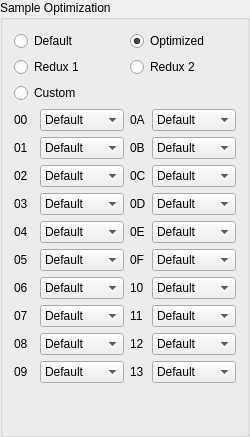
             <widget class="QGroupBox" name="sample_optimization_box">
              <property name="title">
               <string>Sample Optimization</string>
              </property>
              <layout class="QGridLayout" name="gridLayout_26">
               <item row="9" column="2">
                <widget class="QLabel" name="sample_opt_10_label">
                 <property name="toolTip">
                  <string>Default [2277B]
Optimized [1080B]
Saves 1197B</string>
                 </property>
                 <property name="text">
                  <string>10</string>
                 </property>
                </widget>
               </item>
               <item row="7" column="2">
                <widget class="QLabel" name="sample_opt_0e_label">
                 <property name="toolTip">
                  <string>Default [2700B]
Optimized [1431B]
Saves 1269B</string>
                 </property>
                 <property name="text">
                  <string>0E</string>
                 </property>
                </widget>
               </item>
               <item row="4" column="2">
                <widget class="QLabel" name="sample_opt_0b_label">
                 <property name="toolTip">
                  <string>Default [1692B]
Optimized [873B]
Saves 819B</string>
                 </property>
                 <property name="text">
                  <string>0B</string>
                 </property>
                </widget>
               </item>
               <item row="5" column="0">
                <widget class="QLabel" name="sample_opt_02_label">
                 <property name="toolTip">
                  <string>Default [261B]
Optimized [135B]
Saves 126B</string>
                 </property>
                 <property name="text">
                  <string>02</string>
                 </property>
                </widget>
               </item>
               <item row="3" column="2">
                <widget class="QLabel" name="sample_opt_0a_label">
                 <property name="toolTip">
                  <string>Default [4734B]
Optimized [1179B]
Saves 3555B</string>
                 </property>
                 <property name="text">
                  <string>0A</string>
                 </property>
                </widget>
               </item>
               <item row="6" column="3">
                <widget class="QComboBox" name="sample_opt_0d">
                 <property name="toolTip">
                  <string>Default [729B]
Optimized [387B]
Saves 342B</string>
                 </property>
                 <item>
                  <property name="text">
                   <string>Default</string>
                  </property>
                 </item>
                 <item>
                  <property name="text">
                   <string>Optimized</string>
                  </property>
                 </item>
                 <item>
                  <property name="text">
                   <string>Omit</string>
                  </property>
                 </item>
                </widget>
               </item>
               <item row="6" column="1">
                <widget class="QComboBox" name="sample_opt_03">
                 <property name="toolTip">
                  <string>Default [324B]
Optimized [180B]
Saves 144B</string>
                 </property>
                 <item>
                  <property name="text">
                   <string>Default</string>
                  </property>
                 </item>
                 <item>
                  <property name="text">
                   <string>Optimized</string>
                  </property>
                 </item>
                 <item>
                  <property name="text">
                   <string>Omit</string>
                  </property>
                 </item>
                </widget>
               </item>
               <item row="8" column="1">
                <widget class="QComboBox" name="sample_opt_05">
                 <property name="toolTip">
                  <string>Default [567B]
Optimized [279B]
Saves 288B</string>
                 </property>
                 <item>
                  <property name="text">
                   <string>Default</string>
                  </property>
                 </item>
                 <item>
                  <property name="text">
                   <string>Optimized</string>
                  </property>
                 </item>
                 <item>
                  <property name="text">
                   <string>Omit</string>
                  </property>
                 </item>
                </widget>
               </item>
               <item row="12" column="0">
                <widget class="QLabel" name="sample_opt_09_label">
                 <property name="toolTip">
                  <string>Default [3141B]
Optimized [1953B]
Saves 1188B</string>
                 </property>
                 <property name="text">
                  <string>09</string>
                 </property>
                </widget>
               </item>
               <item row="5" column="3">
                <widget class="QComboBox" name="sample_opt_0c">
                 <property name="toolTip">
                  <string>Default [63B]
Optimized [36B]
Saves 27B</string>
                 </property>
                 <item>
                  <property name="text">
                   <string>Default</string>
                  </property>
                 </item>
                 <item>
                  <property name="text">
                   <string>Optimized</string>
                  </property>
                 </item>
                 <item>
                  <property name="text">
                   <string>Omit</string>
                  </property>
                 </item>
                </widget>
               </item>
               <item row="7" column="1">
                <widget class="QComboBox" name="sample_opt_04">
                 <property name="toolTip">
                  <string>Default [63B]
Optimized [36B]
Saves 27B</string>
                 </property>
                 <item>
                  <property name="text">
                   <string>Default</string>
                  </property>
                 </item>
                 <item>
                  <property name="text">
                   <string>Optimized</string>
                  </property>
                 </item>
                 <item>
                  <property name="text">
                   <string>Omit</string>
                  </property>
                 </item>
                </widget>
               </item>
               <item row="11" column="0">
                <widget class="QLabel" name="sample_opt_08_label">
                 <property name="toolTip">
                  <string>Default [63B]
Optimized [36B]
Saves 27B</string>
                 </property>
                 <property name="text">
                  <string>08</string>
                 </property>
                </widget>
               </item>
               <item row="6" column="0">
                <widget class="QLabel" name="sample_opt_03_label">
                 <property name="toolTip">
                  <string>Default [324B]
Optimized [180B]
Saves 144B</string>
                 </property>
                 <property name="text">
                  <string>03</string>
                 </property>
                </widget>
               </item>
               <item row="8" column="3">
                <widget class="QComboBox" name="sample_opt_0f">
                 <property name="toolTip">
                  <string>Default [639B]
Optimized [288B]
Saves 351B</string>
                 </property>
                 <item>
                  <property name="text">
                   <string>Default</string>
                  </property>
                 </item>
                 <item>
                  <property name="text">
                   <string>Optimized</string>
                  </property>
                 </item>
                 <item>
                  <property name="text">
                   <string>Omit</string>
                  </property>
                 </item>
                </widget>
               </item>
               <item row="10" column="3">
                <widget class="QComboBox" name="sample_opt_11">
                 <property name="toolTip">
                  <string>Default [1386B]
Optimized [558B]
Saves 828B</string>
                 </property>
                 <item>
                  <property name="text">
                   <string>Default</string>
                  </property>
                 </item>
                 <item>
                  <property name="text">
                   <string>Optimized</string>
                  </property>
                 </item>
                 <item>
                  <property name="text">
                   <string>Omit</string>
                  </property>
                 </item>
                </widget>
               </item>
               <item row="7" column="0">
                <widget class="QLabel" name="sample_opt_04_label">
                 <property name="toolTip">
                  <string>Default [63B]
Optimized [36B]
Saves 27B</string>
                 </property>
                 <property name="text">
                  <string>04</string>
                 </property>
                </widget>
               </item>
               <item row="11" column="3">
                <widget class="QComboBox" name="sample_opt_12">
                 <property name="toolTip">
                  <string>Default [2394B]
Optimized [1521B]
Saves 873B</string>
                 </property>
                 <item>
                  <property name="text">
                   <string>Default</string>
                  </property>
                 </item>
                 <item>
                  <property name="text">
                   <string>Optimized</string>
                  </property>
                 </item>
                 <item>
                  <property name="text">
                   <string>Omit</string>
                  </property>
                 </item>
                </widget>
               </item>
               <item row="9" column="1">
                <widget class="QComboBox" name="sample_opt_06">
                 <property name="toolTip">
                  <string>Default [1134B]
Optimized [612B]
Saves 522B</string>
                 </property>
                 <item>
                  <property name="text">
                   <string>Default</string>
                  </property>
                 </item>
                 <item>
                  <property name="text">
                   <string>Optimized</string>
                  </property>
                 </item>
                 <item>
                  <property name="text">
                   <string>Omit</string>
                  </property>
                 </item>
                </widget>
               </item>
               <item row="3" column="3">
                <widget class="QComboBox" name="sample_opt_0a">
                 <property name="toolTip">
                  <string>Default [4734B]
Optimized [1179B]
Saves 3555B</string>
                 </property>
                 <item>
                  <property name="text">
                   <string>Default</string>
                  </property>
                 </item>
                 <item>
                  <property name="text">
                   <string>Optimized</string>
                  </property>
                 </item>
                 <item>
                  <property name="text">
                   <string>Omit</string>
                  </property>
                 </item>
                </widget>
               </item>
               <item row="7" column="3">
                <widget class="QComboBox" name="sample_opt_0e">
                 <property name="toolTip">
                  <string>Default [2700B]
Optimized [1431B]
Saves 1269B</string>
                 </property>
                 <item>
                  <property name="text">
                   <string>Default</string>
                  </property>
                 </item>
                 <item>
                  <property name="text">
                   <string>Optimized</string>
                  </property>
                 </item>
                 <item>
                  <property name="text">
                   <string>Omit</string>
                  </property>
                 </item>
                </widget>
               </item>
               <item row="3" column="0">
                <widget class="QLabel" name="sample_opt_00_label">
                 <property name="toolTip">
                  <string>Default [63B]
Optimized [36B]
Saves 27B</string>
                 </property>
                 <property name="text">
                  <string>00</string>
                 </property>
                </widget>
               </item>
               <item row="9" column="3">
                <widget class="QComboBox" name="sample_opt_10">
                 <property name="toolTip">
                  <string>Default [2277B]
Optimized [1080B]
Saves 1197B</string>
                 </property>
                 <item>
                  <property name="text">
                   <string>Default</string>
                  </property>
                 </item>
                 <item>
                  <property name="text">
                   <string>Optimized</string>
                  </property>
                 </item>
                 <item>
                  <property name="text">
                   <string>Omit</string>
                  </property>
                 </item>
                </widget>
               </item>
               <item row="3" column="1">
                <widget class="QComboBox" name="sample_opt_00">
                 <property name="toolTip">
                  <string>Default [63B]
Optimized [36B]
Saves 27B</string>
                 </property>
                 <item>
                  <property name="text">
                   <string>Default</string>
                  </property>
                 </item>
                 <item>
                  <property name="text">
                   <string>Optimized</string>
                  </property>
                 </item>
                 <item>
                  <property name="text">
                   <string>Omit</string>
                  </property>
                 </item>
                </widget>
               </item>
               <item row="9" column="0">
                <widget class="QLabel" name="sample_opt_06_label">
                 <property name="toolTip">
                  <string>Default [1134B]
Optimized [612B]
Saves 522B</string>
                 </property>
                 <property name="text">
                  <string>06</string>
                 </property>
                </widget>
               </item>
               <item row="11" column="1">
                <widget class="QComboBox" name="sample_opt_08">
                 <property name="toolTip">
                  <string>Default [63B]
Optimized [36B]
Saves 27B</string>
                 </property>
                 <item>
                  <property name="text">
                   <string>Default</string>
                  </property>
                 </item>
                 <item>
                  <property name="text">
                   <string>Optimized</string>
                  </property>
                 </item>
                 <item>
                  <property name="text">
                   <string>Omit</string>
                  </property>
                 </item>
                </widget>
               </item>
               <item row="4" column="3">
                <widget class="QComboBox" name="sample_opt_0b">
                 <property name="toolTip">
                  <string>Default [1692B]
Optimized [873B]
Saves 819B</string>
                 </property>
                 <item>
                  <property name="text">
                   <string>Default</string>
                  </property>
                 </item>
                 <item>
                  <property name="text">
                   <string>Optimized</string>
                  </property>
                 </item>
                 <item>
                  <property name="text">
                   <string>Omit</string>
                  </property>
                 </item>
                </widget>
               </item>
               <item row="12" column="1">
                <widget class="QComboBox" name="sample_opt_09">
                 <property name="toolTip">
                  <string>Default [3141B]
Optimized [1953B]
Saves 1188B</string>
                 </property>
                 <item>
                  <property name="text">
                   <string>Default</string>
                  </property>
                 </item>
                 <item>
                  <property name="text">
                   <string>Optimized</string>
                  </property>
                 </item>
                 <item>
                  <property name="text">
                   <string>Omit</string>
                  </property>
                 </item>
                </widget>
               </item>
               <item row="12" column="2">
                <widget class="QLabel" name="sample_opt_13_label">
                 <property name="toolTip">
                  <string>Default [4509B]
Optimized [2385B]
Saves 2124B</string>
                 </property>
                 <property name="text">
                  <string>13</string>
                 </property>
                </widget>
               </item>
               <item row="8" column="2">
                <widget class="QLabel" name="sample_opt_0f_label">
                 <property name="toolTip">
                  <string>Default [639B]
Optimized [288B]
Saves 351B</string>
                 </property>
                 <property name="text">
                  <string>0F</string>
                 </property>
                </widget>
               </item>
               <item row="5" column="2">
                <widget class="QLabel" name="sample_opt_0c_label">
                 <property name="toolTip">
                  <string>Default [63B]
Optimized [36B]
Saves 27B</string>
                 </property>
                 <property name="text">
                  <string>0C</string>
                 </property>
                </widget>
               </item>
               <item row="10" column="2">
                <widget class="QLabel" name="sample_opt_11_label">
                 <property name="toolTip">
                  <string>Default [1386B]
Optimized [558B]
Saves 828B</string>
                 </property>
                 <property name="text">
                  <string>11</string>
                 </property>
                </widget>
               </item>
               <item row="6" column="2">
                <widget class="QLabel" name="sample_opt_0d_label">
                 <property name="toolTip">
                  <string>Default [729B]
Optimized [387B]
Saves 342B</string>
                 </property>
                 <property name="text">
                  <string>0D</string>
                 </property>
                </widget>
               </item>
               <item row="4" column="1">
                <widget class="QComboBox" name="sample_opt_01">
                 <property name="toolTip">
                  <string>Default [63B]
Optimized [36B]
Saves 27B</string>
                 </property>
                 <item>
                  <property name="text">
                   <string>Default</string>
                  </property>
                 </item>
                 <item>
                  <property name="text">
                   <string>Optimized</string>
                  </property>
                 </item>
                 <item>
                  <property name="text">
                   <string>Omit</string>
                  </property>
                 </item>
                </widget>
               </item>
               <item row="11" column="2">
                <widget class="QLabel" name="sample_opt_12_label">
                 <property name="toolTip">
                  <string>Default [2394B]
Optimized [1521B]
Saves 873B</string>
                 </property>
                 <property name="text">
                  <string>12</string>
                 </property>
                </widget>
               </item>
               <item row="10" column="1">
                <widget class="QComboBox" name="sample_opt_07">
                 <property name="toolTip">
                  <string>Default [1638B]
Optimized [927B]
Saves 711B</string>
                 </property>
                 <item>
                  <property name="text">
                   <string>Default</string>
                  </property>
                 </item>
                 <item>
                  <property name="text">
                   <string>Optimized</string>
                  </property>
                 </item>
                 <item>
                  <property name="text">
                   <string>Omit</string>
                  </property>
                 </item>
                </widget>
               </item>
               <item row="8" column="0">
                <widget class="QLabel" name="sample_opt_05_label">
                 <property name="toolTip">
                  <string>Default [567B]
Optimized [279B]
Saves 288B</string>
                 </property>
                 <property name="text">
                  <string>05</string>
                 </property>
                </widget>
               </item>
               <item row="5" column="1">
                <widget class="QComboBox" name="sample_opt_02">
                 <property name="toolTip">
                  <string>Default [261B]
Optimized [135B]
Saves 126B</string>
                 </property>
                 <item>
                  <property name="text">
                   <string>Default</string>
                  </property>
                 </item>
                 <item>
                  <property name="text">
                   <string>Optimized</string>
                  </property>
                 </item>
                 <item>
                  <property name="text">
                   <string>Omit</string>
                  </property>
                 </item>
                </widget>
               </item>
               <item row="10" column="0">
                <widget class="QLabel" name="sample_opt_07_label">
                 <property name="toolTip">
                  <string>Default [1638B]
Optimized [927B]
Saves 711B</string>
                 </property>
                 <property name="text">
                  <string>07</string>
                 </property>
                </widget>
               </item>
               <item row="12" column="3">
                <widget class="QComboBox" name="sample_opt_13">
                 <property name="toolTip">
                  <string>Default [4509B]
Optimized [2385B]
Saves 2124B</string>
                 </property>
                 <item>
                  <property name="text">
                   <string>Default</string>
                  </property>
                 </item>
                 <item>
                  <property name="text">
                   <string>Optimized</string>
                  </property>
                 </item>
                 <item>
                  <property name="text">
                   <string>Omit</string>
                  </property>
                 </item>
                </widget>
               </item>
               <item row="4" column="0">
                <widget class="QLabel" name="sample_opt_01_label">
                 <property name="toolTip">
                  <string>Default [63B]
Optimized [36B]
Saves 27B</string>
                 </property>
                 <property name="text">
                  <string>01</string>
                 </property>
                </widget>
               </item>
               <item row="15" column="0">
                <spacer name="verticalSpacer_8">
                 <property name="orientation">
                  <enum>Qt::Vertical</enum>
                 </property>
                 <property name="sizeHint" stdset="0">
                  <size>
                   <width>20</width>
                   <height>40</height>
                  </size>
                 </property>
                </spacer>
               </item>
               <item row="0" column="2" colspan="2">
                <widget class="QRadioButton" name="sample_opt_optimized">
                 <property name="toolTip">
                  <string>Use all optimized samples [14KB]
Saves 14KB over Default</string>
                 </property>
                 <property name="text">
                  <string>Optimized</string>
                 </property>
                 <property name="checked">
                  <bool>true</bool>
                 </property>
                </widget>
               </item>
               <item row="2" column="0" colspan="2">
                <widget class="QRadioButton" name="sample_opt_custom">
                 <property name="toolTip">
                  <string>Here be dragons.
Experts only.
Srsly.</string>
                 </property>
                 <property name="text">
                  <string>Custom</string>
                 </property>
                </widget>
               </item>
               <item row="1" column="0" colspan="2">
                <widget class="QRadioButton" name="sample_opt_redux1">
                 <property name="toolTip">
                  <string>All optimized, omits samples 0D, 0F, and 11 [13KB]
Saves 1.2KB over Optimized</string>
                 </property>
                 <property name="text">
                  <string>Redux 1</string>
                 </property>
                </widget>
               </item>
               <item row="1" column="2" colspan="2">
                <widget class="QRadioButton" name="sample_opt_redux2">
                 <property name="toolTip">
                  <string>All optimized, omits samples 0D, 0F, 11, and 13 [10KB]
Saves 2.4KB over Redux 1</string>
                 </property>
                 <property name="text">
                  <string>Redux 2</string>
                 </property>
                </widget>
               </item>
               <item row="0" column="0" colspan="2">
                <widget class="QRadioButton" name="sample_opt_default">
                 <property name="toolTip">
                  <string>Use all default samples [28KB]</string>
                 </property>
                 <property name="text">
                  <string>Default</string>
                 </property>
                </widget>
               </item>
              </layout>
             </widget>
